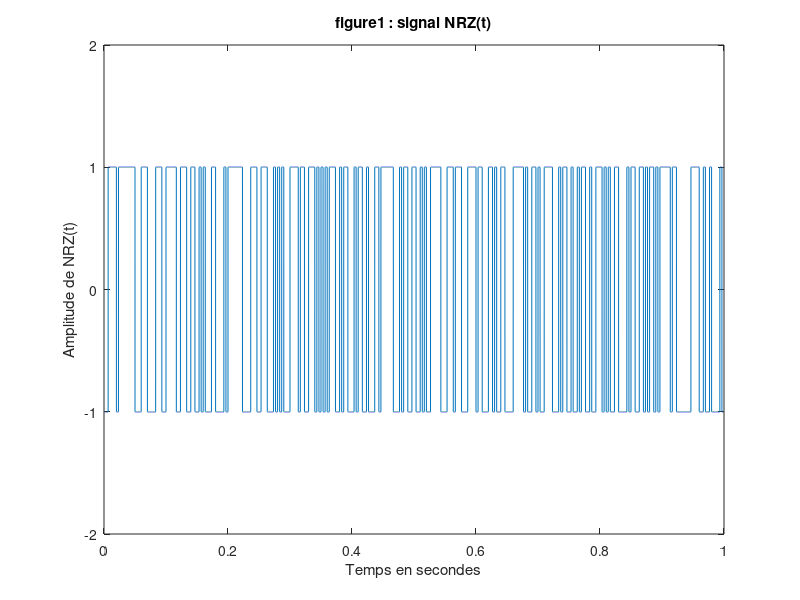
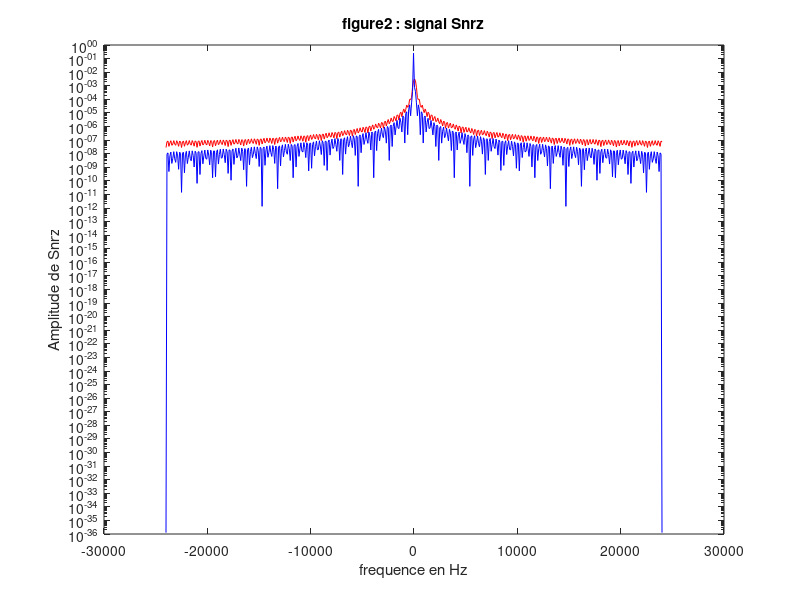
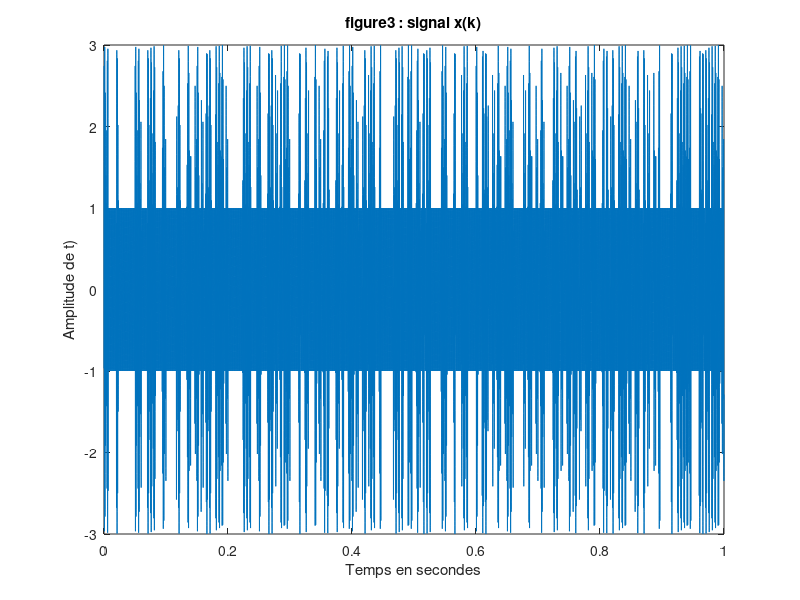
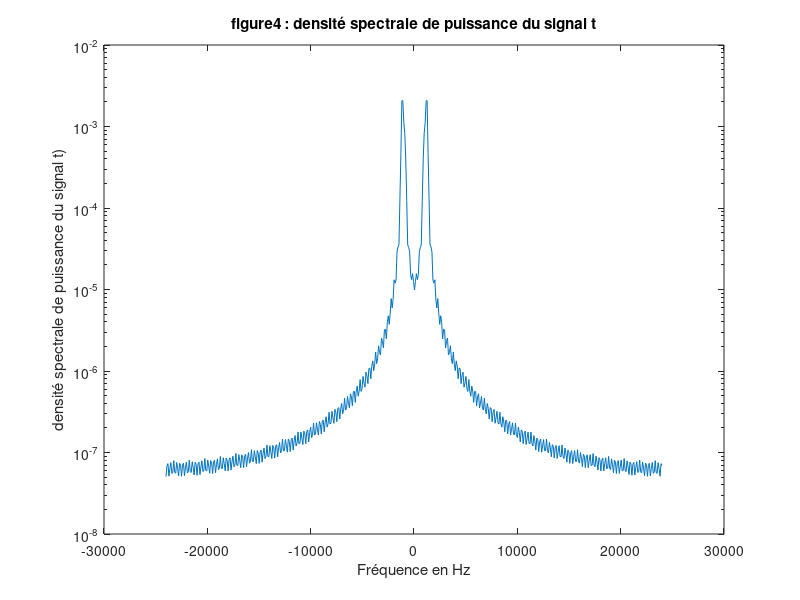

MATLAB code for these plots, in order:
% Initialisation de Matlab
clear;
close all;
clc;
% Télechargement des deux fichiers contenant les deux messages
%load fichier1.mat
%load fichier2.mat
%load fichier3.mat
%load fichier4.mat
%load fichier5.mat
%load fichier6.mat
% Paramètres
Fi0 = rand*2*pi;
Fi1 = rand*2*pi;
bits = randi([0 1],[1 300]);
Fe = 48000;
F0 = 1180;
F1 = 980;
Te = 1 / Fe;
Ns = Fe * (1 / 300);
Ts = Ns * Te;
% Génération du signal NRZ(t)
NRZ =kron(2*bits - 1, ones(1, Ns));
% Traçage du NRZ(t)
figure;
plot((0 : Te : (length(NRZ) - 1) * Te), NRZ)
ylim([-2,2])
title('figure1 : signal NRZ(t)')
xlabel('Temps en secondes')
ylabel('Amplitude de NRZ(t)')
% La densité spectrale de puissance du signal NRZ(t) 
%S = (1 / Ns) * abs(fft(NRZ)) .^ 2;
Sdsp=pwelch(NRZ,[],[],[],Fe,'twosided') ;
%la densité spectrale de puissance théorique
f = linspace(-Fe/2,Fe/2,length(Sdsp));
St = (1/4)*(Ts*(sinc(f*Ts)).^2 );
St(length(Sdsp)/2) = St(length(Sdsp)/2) + 0.25;
% Traçage de la densité spectrale de puissance du signal NRZ(t)
figure;
f = linspace(-Fe/2,Fe/2,length(Sdsp));
fftshift(Sdsp);
semilogy(f,fftshift(Sdsp) , "red" );
hold on ;
semilogy(f,St,"blue");
hold off;
title('figure2 : signal Snrz')
xlabel('frequence en Hz')
ylabel('Amplitude de Snrz')
%% Génération du signal modulé en fréquence
% Génération du signal x
t = (0 : Te : (length(NRZ) - 1) * Te);
x1 = cos(2*pi*F1*t + Fi1);
x0 = cos(2*pi*F0*t + Fi0);
x = (1 - NRZ).*x0 + NRZ.*x1;
% Traçage du signal k) 
figure;
plot(t, x)
title('figure3 : signal x(k)')
xlabel('Temps en secondes')
ylabel('Amplitude de t)')
% Traçage de la densité spectrale de puissance du signal t)
Sx = pwelch(x,[],[],[],Fe,'twosided') ;
figure;
f=linspace(-Fe/2,Fe/2,length(Sx));
fftshift(Sx);
semilogy(f,fftshift(Sx));
title('figure4 : densité spectrale de puissance du signal t')
xlabel('Fréquence en Hz')
ylabel('densité spectrale de puissance du signal t)')
%%Canal de transmission à bruit additif, blanc et Gaussien
%signal bruité
SNR = 50 ;
Px = mean(abs(x).^2);
Pb = Px * 10^(-SNR/10) ;
B = sqrt(Pb) * randn(1,length(NRZ));
yb = x + B ;
figure;
plot((0 : Te : (length(NRZ) - 1) * Te), yb)
title('figure5 : signal yb)')
xlabel('Temps en secondes')
ylabel('Amplitude de yb')
%taux d'erreur
Terr = (yb - x)/300 ;
figure;
plot((0 : Te : (length(NRZ) - 1) * Te), Terr)
title('figure6 : taux d erreur')
xlabel('Temps en secondes')
ylabel('Amplitude de Terr')
%%Démodulation par Filtrage

F0f = 6000;
F1f = 2000;
%Synthèse du filtre passe-bas
N = 61 ;
Hpb = 2*(F0f/Fe)*sinc(2*(F0f/Fe)*(-(N-1)/2:(N-1)/2));
figure;
title('figure7 : filtre passe-bas')
xlabel('Temps en secondes')
ylabel('Amplitude de Hpb')
plot((-(N-1)/2:(N-1)/2)*Te,Hpb);
%Synthèse du filtre passe-haut 
H = 2*(F1f/Fe)*sinc(2*(F1f/Fe)*(-(N-1)/2:(N-1)/2));
Hph = -H;
Hph((N-1)/2 + 1) = 1-2*F1f/Fe;
figure;
title('figure8 : filtre passe-haut')
xlabel('Temps en secondes')
ylabel('Amplitude de Hph')
plot((-(N-1)/2:(N-1)/2)*Te,Hph);
%
DSPx = pwelch(Hpb,[],[],[],Fe , 'twosided');
f = linspace(-Fe/2, Fe/2 , length(Hph));
figure ;
semilogy(f,fftshift((Hpb.^2)/N));
%Filtrage
%% passe bas
yfb = filter(Hpb,1,yb);
figure(10);
plot(t,yfb);
%%passe haut
yfh = filter(Hph,1,yb);
figure(11);
plot(t,yfh);
%Tracés à réaliser:
%%1
plot((-(N-1)/2:(N-1)/2)*Te,Hpb);
hold on ;
plot(t,yfb);
hold off;
figure;
title('figure12 :filtre passe-bas')
xlabel('Temps en secondes')
ylabel('Amplitude de Hph')
%detection d'energie 
L= length(yfb)/Ns ;
S = reshape(yfb,Ns,L);
E = sum(abs(S.^2));
K = (max(E)-min(E))/2 ;
Energie = E > K ;
%calcul de taux d'erreur TEB
nb_err = zeros(1,L);
for i = 1:L 
    if E(i) > K 
        nbr_err(i) =1 ;
    else
        nbr_err(i()) =0 ;
    end
end
err = length(find(nb_err~= bits));
TEB = err/L ; 

%Modification du démodulateur
%Démodulateur de fréquence adapté à la norme V21
%%Contexte de synchronisation idéale

